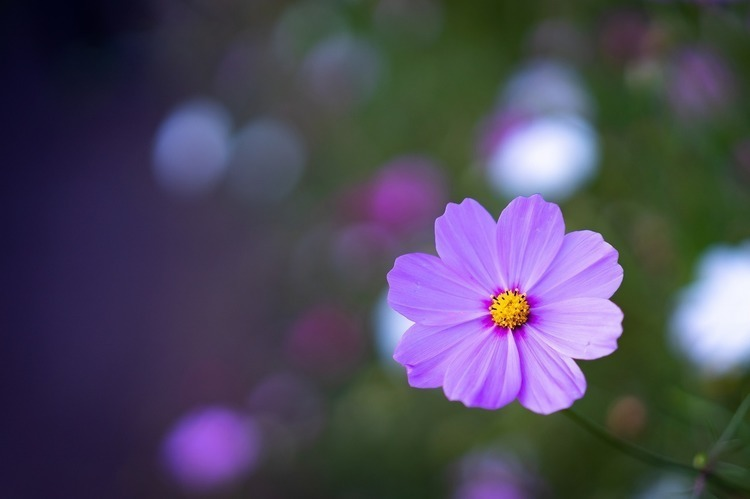
#> input picture sec3/image_ml/flower.jpg, 750 x 499 px, given in place of the camera
$ python diff_camera.py
#> lines starting #> are read from the running program, lines starting #| are printed output that depends on the picture; after the words box and inside, x2 and y2 are one past the last pixel; in counts of white or black regions, pixels touching at a corner belong together
import cv2

cap = cv2.VideoCapture(0)
img_last = None
green = (0, 255, 0)

while True:
    _, frame = cap.read()
#> frame is the input picture: shape (499, 750, 3); mean B, G, R 90.6, 72.4, 76.8
    frame = cv2.resize(frame, (500, 300))
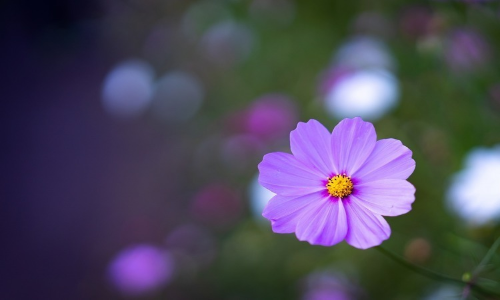
#> frame: shape (300, 500, 3); mean B, G, R 90.5, 72.3, 76.8
    gray = cv2.cvtColor(frame, cv2.COLOR_BGR2GRAY)
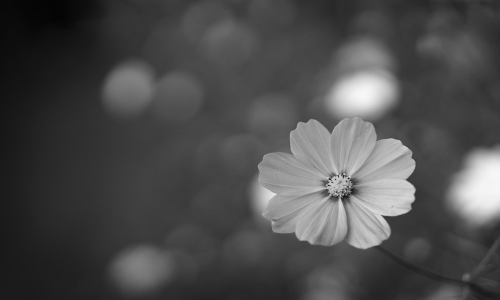
#> gray: shape (300, 500); min 4, max 247, mean 75.7
    gray = cv2.GaussianBlur(gray, (9, 9), 0)

    img_b = cv2.threshold(gray, 100, 255, cv2.THRESH_BINARY)[1]
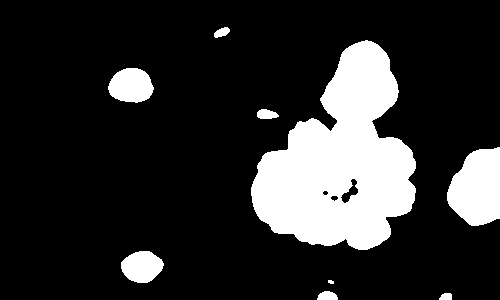
#> img_b: shape (300, 500); 17.8% white; 9 white regions, largest, box (x1, y1, x2, y2) and area: (251, 40, 416, 250) 20629, (447, 147, 500, 226) 3217, (108, 68, 154, 103) 1230

    if img_last is None:
        img_last = img_b
        continue

    frame_diff = cv2.absdiff(img_last, img_b)
    cnts = cv2.findContours(frame_diff,
            cv2.RETR_EXTERNAL,
            cv2.CHAIN_APPROX_SIMPLE)[0]

    for pt in cnts:
        x, y, w, h = cv2.boundingRect(pt)
        if w < 30: continue
        cv2.rectangle(frame, (x, y), (x+w, y+h), green, 2)
    img_last = img_b
    cv2.imshow("Diff Camera", frame)
    cv2.imshow("diff data", frame_diff)
    if cv2.waitKey(1) == 13: break
cap.release()
cv2.destroyAllWindows()
